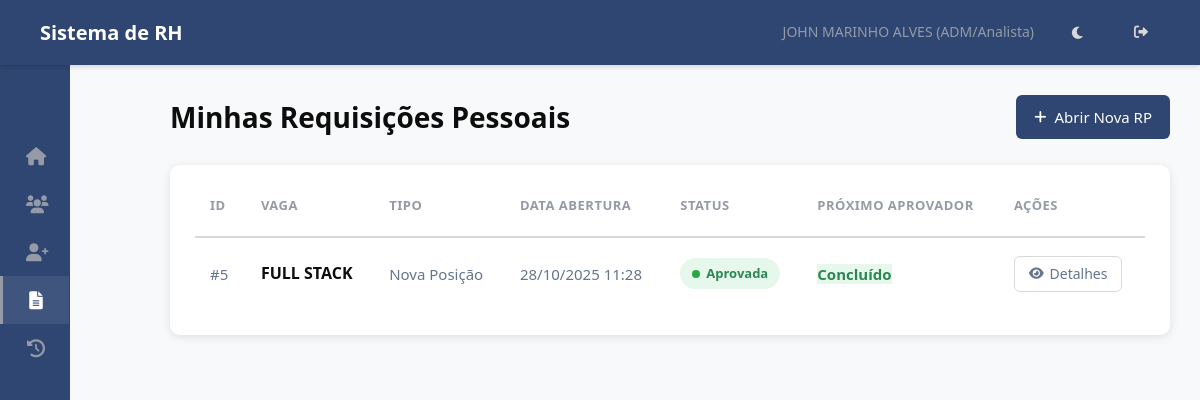
Before: /rp/minhas/ (signed in) with the older database file.
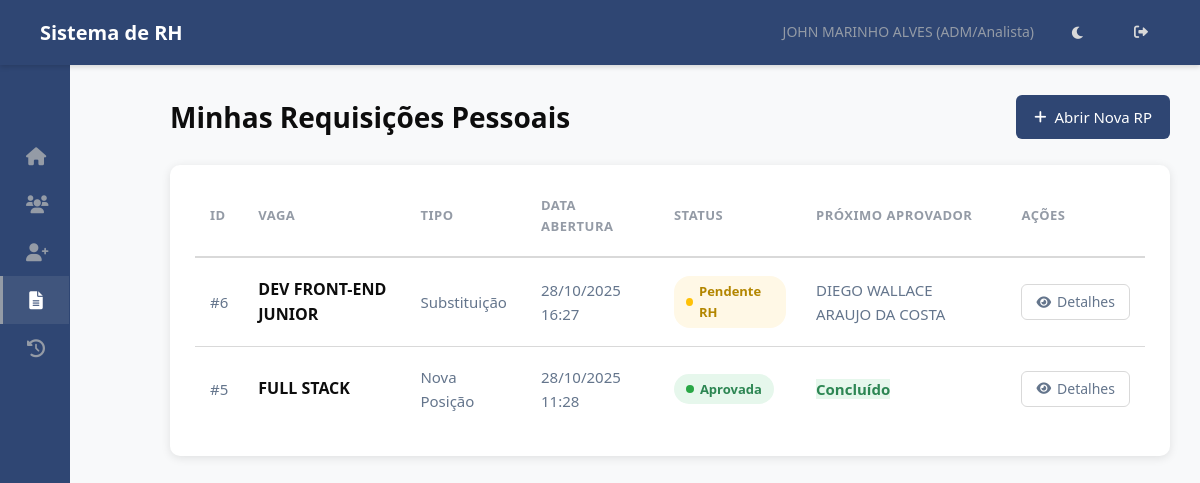
After: the same page with the newer database file.
### hierarquia/models.py (models this page shows, shortened)
class Funcionario(models.Model):
    usuario = models.OneToOneField(User, on_delete=models.SET_NULL, null=True, blank=True, related_name='funcionario')
    nome = models.CharField(max_length=255)
    data_nascimento = models.DateField(blank=True, null=True)
    cpf = models.CharField(max_length=14, unique=True, validators=[cpf_validator])
    data_admissao = models.DateField()
    cargo = models.ForeignKey(Cargo, on_delete=models.PROTECT, related_name='funcionarios')
    setor_primario = models.ForeignKey(
        Setor,
        on_delete=models.PROTECT, # Protege contra exclusão de setor com funcionários
        related_name='funcionarios_primarios', # Nome para acesso reverso
        verbose_name='Setor Principal',
        null=True, # TEMPORARIAMENTE True para facilitar migração inicial, depois pode ser False
        blank=True # TEMPORARIAMENTE True
    )
    setores_responsaveis = models.ManyToManyField(
        Setor,
        related_name='responsaveis', # Permite Setor.responsaveis.all()
        blank=True, # Muitos funcionários não serão responsáveis por nenhum setor
        verbose_name='Setores Responsáveis'
    )
    centro_servico = models.ForeignKey(CentroServico, on_delete=models.SET_NULL, null=True, blank=True, related_name='funcionarios')
    ativo = models.BooleanField(default=True)
    criado_em = models.DateTimeField(auto_now_add=True)
    atualizado_em = models.DateTimeField(auto_now=True)
    class Meta:
        ordering = ['nome']
        verbose_name = 'Funcionário'
        verbose_name_plural = 'Funcionários'

class Cargo(models.Model):
    NIVEL_CHOICES = [
        (1, 'Diretor'),
        (2, 'Gestor'),
        (3, 'Coordenador'),
        (4, 'Supervisor'),
        (5, 'ADM/Analista'), # E outros níveis operacionais
    ]
    nome = models.CharField(max_length=255, unique=True)
    nivel = models.IntegerField(choices=NIVEL_CHOICES)
    descricao = models.TextField(blank=True, null=True)
    criado_em = models.DateTimeField(auto_now_add=True)
    atualizado_em = models.DateTimeField(auto_now=True)
    class Meta:
        ordering = ['nivel', 'nome']
        verbose_name = 'Cargo'
        verbose_name_plural = 'Cargos'

class RequisicaoPessoal(models.Model):
    STATUS_RP_CHOICES = [
        ('pendente_gestor', 'Pendente Gestor/Coordenador'),
        ('pendente_rh', 'Pendente RH'),
        ('em_revisao_gestor', 'Em Revisão (Edição RH)'), # Novo status para o "vai-e-volta"
        ('aprovada', 'Aprovada'),
        ('rejeitada', 'Rejeitada'),
        ('cancelada', 'Cancelada'), # Mantido
    ]
    TIPO_VAGA_CHOICES = [
        ('nova', 'Nova Posição'),
        ('substituicao', 'Substituição'),
    ]
    MOTIVO_SUBSTITUICAO_CHOICES = [
        ('demissao', 'Demissão'),
        ('promocao', 'Promoção'),
        ('transferencia', 'Transferência'),
        ('aposentadoria', 'Aposentadoria'),
        ('termino_contrato', 'Término de Contrato'),
        ('outro', 'Outro'),
    ]
    vaga = models.ForeignKey(Vaga, on_delete=models.CASCADE, related_name='requisicoes', verbose_name="Vaga Solicitada")
    solicitante = models.ForeignKey(Funcionario, on_delete=models.PROTECT, related_name='rps_solicitadas', verbose_name="Solicitante")
    criado_em = models.DateTimeField(auto_now_add=True, verbose_name="Data de Abertura")
    atualizado_em = models.DateTimeField(auto_now=True)
    tipo_vaga = models.CharField(max_length=20, choices=TIPO_VAGA_CHOICES, default='nova', verbose_name="Tipo de Vaga")
    nome_substituido = models.CharField(max_length=200, blank=True, null=True, verbose_name="Nome do Substituído", help_text="Preencher se for Substituição.")
    motivo_substituicao = models.CharField(max_length=30, choices=MOTIVO_SUBSTITUICAO_CHOICES, blank=True, null=True, verbose_name="Motivo da Substituição")
    local_trabalho = models.CharField(max_length=200, blank=True, verbose_name="Local de Trabalho")
    data_prevista_inicio = models.DateField(null=True, blank=True, verbose_name="Data Prevista para Início")
    prazo_contratacao = models.DateField(null=True, blank=True, verbose_name="Prazo Limite para Contratação")
    horario_trabalho = models.CharField(max_length=100, blank=True, verbose_name="Horário de Trabalho")
    justificativa_rp = models.TextField(verbose_name="Justificativa da Contratação", help_text="Descreva a necessidade desta contratação.")
    status = models.CharField(max_length=30, choices=STATUS_RP_CHOICES, verbose_name="Status da Requisição") # Default será definido no save()
    aprovador_atual = models.ForeignKey(Funcionario, on_delete=models.SET_NULL, null=True, blank=True, related_name='rps_para_aprovar', verbose_name="Próximo Aprovador")
    justificativa_edicao_rh = models.TextField(blank=True, null=True, help_text="Justificativa da edição feita pelo RH para o gestor revisar.")
    observacao_rejeicao = models.TextField(blank=True, null=True, help_text="Motivo da rejeição final.")
    aprovado_por_gestor = models.ForeignKey(Funcionario, on_delete=models.SET_NULL, null=True, blank=True, related_name='+')
    data_aprovacao_gestor = models.DateTimeField(null=True, blank=True)
    aprovado_por_rh = models.ForeignKey(Funcionario, on_delete=models.SET_NULL, null=True, blank=True, related_name='+')
    data_aprovacao_rh = models.DateTimeField(null=True, blank=True)
    rejeitado_por = models.ForeignKey(Funcionario, on_delete=models.SET_NULL, null=True, blank=True, related_name='+')
    data_rejeicao = models.DateTimeField(null=True, blank=True)
    def save(self, *args, **kwargs):
        is_new = self._state.adding
        if is_new and not self.status: # Define SÓ se for novo e o status não estiver definido
            self.set_initial_approver()
        super().save(*args, **kwargs)
    class Meta:
        verbose_name = "Requisição Pessoal"
        verbose_name_plural = "Requisições Pessoais"
        ordering = ['-criado_em']

class Vaga(models.Model):
    STATUS_CHOICES = [
        ('aberta', 'Aberta'),
        ('em_processo', 'Em Processo de Seleção'),
        ('congelada', 'Congelada'),
        ('fechada', 'Fechada'),
    ]
    TIPO_CONTRATACAO_CHOICES = [
        ('clt', 'CLT'),
        ('pj', 'PJ'),
        ('estagio', 'Estágio'),
        ('temporario', 'Temporário'),
        ('terceiro', 'Terceiro'),
    ]
    titulo = models.CharField(max_length=200, verbose_name="Título da Vaga/Cargo")
    setor = models.ForeignKey(Setor, on_delete=models.PROTECT, related_name='vagas', verbose_name="Setor da Vaga")
    cargo = models.ForeignKey(Cargo, on_delete=models.PROTECT, related_name='vagas', verbose_name="Cargo da Vaga")
    centro_custo = models.CharField(max_length=100, blank=True, verbose_name="Centro de Custo") # Adicionado
    tipo_contratacao = models.CharField(max_length=20, choices=TIPO_CONTRATACAO_CHOICES, default='clt', verbose_name="Tipo de Contratação")
    faixa_salarial_inicial = models.DecimalField(max_digits=10, decimal_places=2, null=True, blank=True, verbose_name="Faixa Salarial (Início)")
    faixa_salarial_final = models.DecimalField(max_digits=10, decimal_places=2, null=True, blank=True, verbose_name="Faixa Salarial (Fim)")
    requisitos_tecnicos = models.TextField(blank=True, verbose_name="Competências Técnicas")
    requisitos_comportamentais = models.TextField(blank=True, verbose_name="Competências Comportamentais")
    principais_atividades = models.TextField(blank=True, verbose_name="Principais Responsabilidades/Atividades")
    formacao_academica = models.TextField(blank=True, verbose_name="Formação Acadêmica") # Adicionado
    beneficios = models.TextField(blank=True, verbose_name="Benefícios") # Adicionado
    justificativa = models.TextField(verbose_name="Justificativa da Vaga (RH/DP)")
    status = models.CharField(max_length=20, choices=STATUS_CHOICES, default='aberta', verbose_name="Status da Vaga")
    criado_por = models.ForeignKey(Funcionario, on_delete=models.SET_NULL, null=True, related_name='vagas_criadas', verbose_name="Criado Por (RH/DP)")
    criado_em = models.DateTimeField(auto_now_add=True)
    atualizado_em = models.DateTimeField(auto_now=True)
    class Meta:
        verbose_name = "Vaga"
        verbose_name_plural = "Vagas"

### hierarquia/views.py (the view)
# urls.py: path('rp/minhas/', views.MinhasRequisicoesListView.as_view(), name='minhas_rps'), # Solicitante vê suas RPs
class MinhasRequisicoesListView(BasePermissionMixin, ListView):
    model = RequisicaoPessoal
    template_name = 'rh/minhas_rps_list.html' # Criar este template
    context_object_name = 'requisicoes'
    def get_queryset(self):
        return RequisicaoPessoal.objects.filter(solicitante=self.funcionario_logado).order_by('-criado_em')

### templates/rh/minhas_rps_list.html (shortened to what this page needs)
{% extends 'base.html' %}
{% load static %}
{% block extra_css %}
    <link rel="stylesheet" href="{% static 'css/rh/minhas_rps_list.css' %}">
{% endblock extra_css %}
{% block content %}
<div class="minhas-rps-container">
    <div class="page-header">
        <h1>Minhas Requisições Pessoais</h1>
        <a href="{% url 'criar_rp' %}" class="btn-add"><i class="fas fa-plus"></i> Abrir Nova RP</a>
    </div>
    {% if requisicoes %}
        <div class="table-responsive">
            <table class="data-table">
                <thead>
                    <tr>
                        <th>ID</th>
                        <th>Vaga</th>
                        <th>Tipo</th>
                        <th>Data Abertura</th>
                        <th>Status</th>
                        <th>Próximo Aprovador</th>
                        <th>Ações</th>
                    </tr>
                </thead>
                <tbody>
                    {% for rp in requisicoes %}
                    <tr>
                        <td>#{{ rp.id }}</td>
                        <td><strong>{{ rp.vaga.titulo }}</strong></td>
                        <td>{{ rp.get_tipo_vaga_display }}</td>
                        <td>{{ rp.criado_em|date:"d/m/Y H:i" }}</td>
                        <td>
                            <span class="status-badge status-{{ rp.status }}">
                                {{ rp.get_status_display }}
                            </span>
                        </td>
                        <td>
                            {% if rp.aprovador_atual %}
                                {{ rp.aprovador_atual.nome }}
                            {% elif rp.status == 'aprovada' %}
                                <span class="status-aprovada" style="font-weight: 600;">Concluído</span>
                            {% elif rp.status == 'rejeitada' %}
                                <span class="status-rejeitada" style="font-weight: 600;">Rejeitado</span>
                            {% elif rp.status == 'cancelada' %}
                                <span class="status-cancelada" style="font-weight: 600;">Cancelado</span>
                            {% else %}
                                -
                            {% endif %}
                        </td>
                        <td>
                            <a href="{% url 'detalhar_rp' rp.pk %}" class="btn-action-detail"><i class="fas fa-eye"></i> Detalhes</a>
                        </td>
                    </tr>
                    {% endfor %}
                </tbody>
            </table>
        </div>
    {% else %}
        <div class="no-results">
            <h4>Nenhuma Requisição Encontrada</h4>
            <p>Você ainda não abriu nenhuma Requisição Pessoal.</p>
        </div>
    {% endif %}
</div>
{% endblock content %}

### templates/base.html (shortened to what this page needs)
{% load static %}
{% load rh_tags %}
<!DOCTYPE html>
<html lang="pt-BR">
<head>
    <link rel="stylesheet" href="{% static 'css/base.css' %}">
    <link rel="stylesheet" href="https://cdnjs.cloudflare.com/ajax/libs/font-awesome/6.0.0/css/all.min.css">
    {% block extra_css %}{% endblock extra_css %}
</head>
<body>
    <nav class="navbar">
        <h1>Sistema de RH</h1>
        <div class="navbar-user">
            {% if user.is_authenticated %}
                {% with funcionario_logado=request.user.funcionario %}
                    <span>
                        {{ funcionario_logado.nome|default:user.username }}
                        {% if funcionario_logado.cargo %} ({{ funcionario_logado.cargo.get_nivel_display }}) {% endif %}
                    </span>
                {% endwith %}
            {% else %}
                <span>Visitante</span>
            {% endif %}
            <button id="theme-toggle" class="theme-toggle-btn" aria-label="Alternar tema">
            </button>
            {% if user.is_authenticated %}
                <a href="{% url 'logout' %}" title="Sair"><i class="fas fa-sign-out-alt"></i></a>
            {% else %}
                <a href="{% url 'login' %}" title="Entrar"><i class="fas fa-sign-in-alt"></i></a>
            {% endif %}
        </div>
    </nav>
    <div class="page-container">
        <aside class="sidebar" id="sidebar">
            <div class="sidebar-header">
            </div>
            <nav class="menu-items">
                {% with funcionario_logado=request.user.funcionario %}
                    {% is_rh_or_dp funcionario_logado as eh_rh %}
                    <a href="{% url 'dashboard' %}" class="menu-item {% if request.resolver_match.url_name == 'dashboard' %}active{% endif %}">
                        <i class="fas fa-home fa-fw"></i> <span class="menu-text">Dashboard</span>
                    </a>
                    <a href="{% url 'listar_setores_funcionarios' %}" class="menu-item {% if 'funcionarios' in request.resolver_match.view_name or 'detalhar_funcionario' in request.resolver_match.url_name %}active{% endif %}">
                        <i class="fas fa-users fa-fw"></i> <span class="menu-text">Funcionários</span>
                    </a>
                    {% if user.is_authenticated %}
                        {% if funcionario_logado %}
                            {% if user.is_superuser or funcionario_logado.cargo and funcionario_logado.cargo.nivel <= 5 %}
                                <a href="{% url 'criar_rp' %}" class="menu-item {% if request.resolver_match.url_name == 'criar_rp' %}active{% endif %}">
                                    <i class="fas fa-user-plus fa-fw"></i> <span class="menu-text">Abrir RP</span>
                                </a>
                            {% endif %}
                            <a href="{% url 'minhas_rps' %}" class="menu-item {% if request.resolver_match.url_name == 'minhas_rps' %}active{% endif %}">
                                <i class="fas fa-file-alt fa-fw"></i> <span class="menu-text">Minhas RPs</span>
                            </a>
                            <a href="{% url 'historico_rps' %}" class="menu-item {% if request.resolver_match.url_name == 'historico_rps' %}active{% endif %}">
                                <i class="fas fa-history fa-fw"></i> <span class="menu-text">Histórico de RPs</span>
                            </a>
                         {% endif %}
                    {% endif %}
                {% endwith %}
            </nav>
        </aside>
        <main class="main-content" id="main-content">
            {% block content %}{% endblock content %}
        </main>
    </div>
</body>
</html>

Changed rows visible on the page:
added RequisicaoPessoal: id "6", vaga.titulo "DEV FRONT-END JUNIOR", tipo_vaga "Substituição", criado_em "28/10/2025 16:27", status "Pendente RH", aprovador_atual.nome "DIEGO WALLACE ARAUJO DA COSTA"
